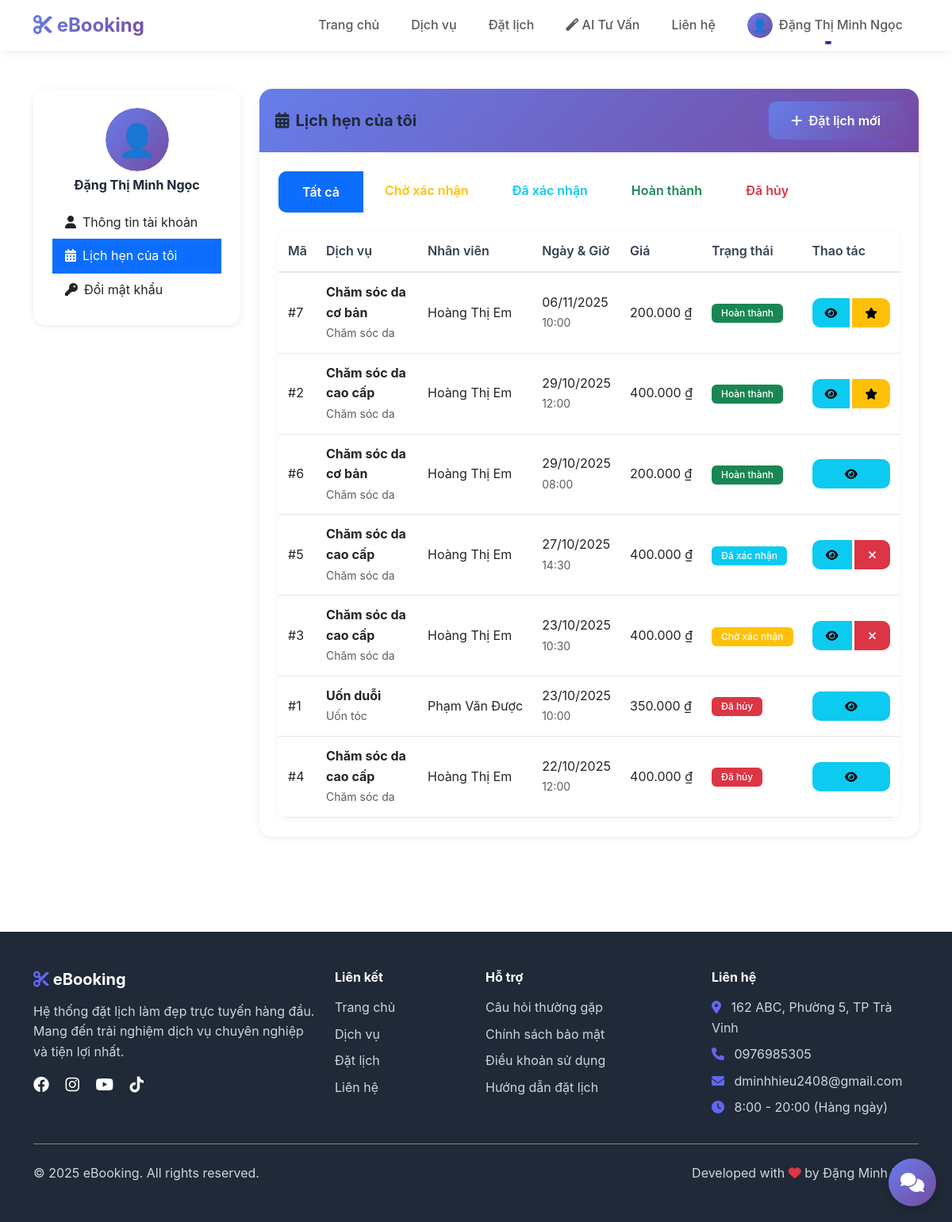
Page /pages/my-bookings.php (signed in) on the committed database.
### tables this page shows
CREATE TABLE `bookings` (
  `booking_id` int(11) NOT NULL,
  `customer_id` int(11) NOT NULL,
  `service_id` int(11) NOT NULL,
  `staff_id` int(11) NOT NULL,
  `booking_date` date NOT NULL,
  `booking_time` time NOT NULL,
  `duration` int(11) NOT NULL COMMENT 'Thời gian (phút)',
  `total_price` decimal(10,2) NOT NULL,
  `status` enum('pending','confirmed','completed','cancelled','no_show') DEFAULT 'pending',
  `payment_status` enum('unpaid','paid','refunded') DEFAULT 'unpaid',
  `payment_method` enum('cash','card','transfer','momo','zalopay') DEFAULT 'cash',
  `notes` text DEFAULT NULL,
  `cancellation_reason` text DEFAULT NULL,
  `created_at` timestamp NOT NULL DEFAULT current_timestamp(),
  `updated_at` timestamp NOT NULL DEFAULT current_timestamp() ON UPDATE current_timestamp()
);

CREATE TABLE `services` (
  `service_id` int(11) NOT NULL,
  `category_id` int(11) NOT NULL,
  `service_name` varchar(150) NOT NULL,
  `description` text DEFAULT NULL,
  `price` decimal(10,2) NOT NULL,
  `duration` int(11) NOT NULL COMMENT 'Thời gian thực hiện (phút)',
  `image` varchar(255) DEFAULT NULL,
  `status` enum('active','inactive') DEFAULT 'active',
  `created_at` timestamp NOT NULL DEFAULT current_timestamp(),
  `updated_at` timestamp NOT NULL DEFAULT current_timestamp() ON UPDATE current_timestamp()
);

CREATE TABLE `categories` (
  `category_id` int(11) NOT NULL,
  `category_name` varchar(100) NOT NULL,
  `description` text DEFAULT NULL,
  `icon` varchar(100) DEFAULT NULL,
  `display_order` int(11) DEFAULT 0,
  `status` enum('active','inactive') DEFAULT 'active',
  `created_at` timestamp NOT NULL DEFAULT current_timestamp(),
  `updated_at` timestamp NOT NULL DEFAULT current_timestamp() ON UPDATE current_timestamp()
);

CREATE TABLE `users` (
  `user_id` int(11) NOT NULL,
  `username` varchar(50) NOT NULL,
  `email` varchar(100) NOT NULL,
  `password` varchar(255) NOT NULL,
  `full_name` varchar(100) NOT NULL,
  `phone` varchar(20) DEFAULT NULL,
  `address` text DEFAULT NULL,
  `role` enum('admin','customer','staff') DEFAULT 'customer',
  `avatar` varchar(255) DEFAULT NULL,
  `status` enum('active','inactive','blocked') DEFAULT 'active',
  `created_at` timestamp NOT NULL DEFAULT current_timestamp(),
  `updated_at` timestamp NOT NULL DEFAULT current_timestamp() ON UPDATE current_timestamp()
);

### config/functions.php (called while the page is built, shortened)
<?php
function getCurrentUserId() {
    return $_SESSION['user_id'] ?? null;
}
function formatCurrency($amount) {
    return number_format($amount ?? 0, 0, ',', '.') . ' ₫';
}
function formatDate($date, $format = 'd/m/Y') {
    return date($format, strtotime($date));
}
function formatTime($time) {
    return date('H:i', strtotime($time));
}
function getBookingStatusText($status) {
    $statuses = [
        'pending' => 'Chờ xác nhận',
        'confirmed' => 'Đã xác nhận',
        'completed' => 'Hoàn thành',
        'cancelled' => 'Đã hủy',
        'no_show' => 'Không đến'
    ];
    return $statuses[$status] ?? $status;
}
function getBookingStatusBadge($status) {
    $badges = [
        'pending' => 'warning',
        'confirmed' => 'info',
        'completed' => 'success',
        'cancelled' => 'danger',
        'no_show' => 'secondary'
    ];
    return $badges[$status] ?? 'secondary';
}
function getAvatarUrl($avatar) {
    return BASE_URL . '/assets/images/default-avatar.svg';
}
?>

### models/Booking.php (called while the page is built, shortened)
<?php
class Booking {
    private $conn;
    private $table = 'bookings';
    public function __construct($db) {
        $this->conn = $db;
    }
    public function getBookingsByCustomer($customer_id, $status = null, $limit = null, $offset = 0) {
        $query = "SELECT b.*,
                         s.service_name, s.price as service_price,
                         st.full_name as staff_name,
                         c.category_name
                  FROM " . $this->table . " b
                  LEFT JOIN services s ON b.service_id = s.service_id
                  LEFT JOIN categories c ON s.category_id = c.category_id
                  LEFT JOIN staff stf ON b.staff_id = stf.staff_id
                  LEFT JOIN users st ON stf.user_id = st.user_id
                  WHERE b.customer_id = :customer_id";
        $query .= " ORDER BY b.booking_date DESC, b.booking_time DESC";
        $stmt = $this->conn->prepare($query);
        $stmt->bindParam(':customer_id', $customer_id);
        $stmt->execute();
        return $stmt->fetchAll(PDO::FETCH_ASSOC);
    }
}
?>

### models/Review.php (called while the page is built, shortened)
<?php
class Review {
    private $conn;
    private $table = 'reviews';
    public function __construct($db) {
        $this->conn = $db;
    }
    public function hasReviewed($booking_id) {
        $query = "SELECT review_id FROM " . $this->table . "
                  WHERE booking_id = :booking_id LIMIT 1";
        $stmt = $this->conn->prepare($query);
        $stmt->bindParam(':booking_id', $booking_id);
        $stmt->execute();
        return $stmt->rowCount() > 0;
    }
}
?>

### pages/my-bookings.php (the view, shortened to what this page needs)
<?php
require_once '../models/Booking.php';
require_once '../models/Review.php';
$database = new Database();
$db = $database->getConnection();
$bookingModel = new Booking($db);
$reviewModel = new Review($db);
$customer_id = getCurrentUserId();
$status_filter = isset($_GET['status']) ? sanitize($_GET['status']) : null;
$bookings = $bookingModel->getBookingsByCustomer($customer_id, $status_filter);
?>
<!DOCTYPE html>
<html lang="vi">
<head>
    <link href="https://cdn.jsdelivr.net/npm/bootstrap@5.3.0/dist/css/bootstrap.min.css" rel="stylesheet">
    <link rel="stylesheet" href="https://cdnjs.cloudflare.com/ajax/libs/font-awesome/6.4.0/css/all.min.css">
    <link rel="stylesheet" href="<?php echo BASE_URL; ?>/assets/css/style.css">
</head>
<body>
    <?php include '../includes/header.php'; ?>
    <section class="py-5">
        <div class="container">
            <div class="row">
                <div class="col-lg-3 mb-4">
                    <div class="card border-0 shadow-sm">
                        <div class="card-body">
                            <div class="text-center mb-3">
                                <img src="<?php echo getAvatarUrl($_SESSION['avatar']); ?>"
                                     alt="Avatar" class="rounded-circle mb-2" width="80" height="80">
                                <h6 class="mb-0"><?php echo htmlspecialchars($_SESSION['full_name']); ?></h6>
                            </div>
                            <div class="list-group list-group-flush">
                                <a href="profile.php" class="list-group-item list-group-item-action">
                                    <i class="fas fa-user me-2"></i>Thông tin tài khoản
                                </a>
                                <a href="my-bookings.php" class="list-group-item list-group-item-action active">
                                    <i class="fas fa-calendar-alt me-2"></i>Lịch hẹn của tôi
                                </a>
                                <a href="change-password.php" class="list-group-item list-group-item-action">
                                    <i class="fas fa-key me-2"></i>Đổi mật khẩu
                                </a>
                            </div>
                        </div>
                    </div>
                </div>
                <div class="col-lg-9">
                    <div class="card border-0 shadow-sm mb-4">
                        <div class="card-header bg-white py-3">
                            <div class="d-flex justify-content-between align-items-center">
                                <h5 class="mb-0"><i class="fas fa-calendar-alt me-2"></i>Lịch hẹn của tôi</h5>
                                <a href="booking.php" class="btn btn-primary">
                                    <i class="fas fa-plus me-2"></i>Đặt lịch mới
                                </a>
                            </div>
                        </div>
                        <div class="card-body">
                            <div class="mb-4">
                                <div class="btn-group" role="group">
                                    <a href="?status=" class="btn btn-outline-primary <?php echo !$status_filter ? 'active' : ''; ?>">
                                        Tất cả
                                    </a>
                                    <a href="?status=pending" class="btn btn-outline-warning <?php echo $status_filter == 'pending' ? 'active' : ''; ?>">
                                        Chờ xác nhận
                                    </a>
                                    <a href="?status=confirmed" class="btn btn-outline-info <?php echo $status_filter == 'confirmed' ? 'active' : ''; ?>">
                                        Đã xác nhận
                                    </a>
                                    <a href="?status=completed" class="btn btn-outline-success <?php echo $status_filter == 'completed' ? 'active' : ''; ?>">
                                        Hoàn thành
                                    </a>
                                    <a href="?status=cancelled" class="btn btn-outline-danger <?php echo $status_filter == 'cancelled' ? 'active' : ''; ?>">
                                        Đã hủy
                                    </a>
                                </div>
                            </div>
                            <?php if (empty($bookings)): ?>
                                <div class="text-center py-5">
                                    <i class="fas fa-calendar-times fa-3x text-muted mb-3"></i>
                                    <h5 class="text-muted">Chưa có lịch hẹn nào</h5>
                                    <a href="booking.php" class="btn btn-primary mt-3">Đặt lịch ngay</a>
                                </div>
                            <?php else: ?>
                                <div class="table-responsive">
                                    <table class="table table-hover">
                                        <thead>
                                            <tr>
                                                <th>Mã</th>
                                                <th>Dịch vụ</th>
                                                <th>Nhân viên</th>
                                                <th>Ngày & Giờ</th>
                                                <th>Giá</th>
                                                <th>Trạng thái</th>
                                                <th>Thao tác</th>
                                            </tr>
                                        </thead>
                                        <tbody>
                                            <?php foreach ($bookings as $booking): ?>
                                            <tr>
                                                <td>#<?php echo $booking['booking_id']; ?></td>
                                                <td>
                                                    <strong><?php echo htmlspecialchars($booking['service_name']); ?></strong><br>
                                                    <small class="text-muted"><?php echo htmlspecialchars($booking['category_name']); ?></small>
                                                </td>
                                                <td><?php echo htmlspecialchars($booking['staff_name']); ?></td>
                                                <td>
                                                    <?php echo formatDate($booking['booking_date']); ?><br>
                                                    <small class="text-muted"><?php echo formatTime($booking['booking_time']); ?></small>
                                                </td>
                                                <td><?php echo formatCurrency($booking['total_price']); ?></td>
                                                <td>
                                                    <span class="badge bg-<?php echo getBookingStatusBadge($booking['status']); ?>">
                                                        <?php echo getBookingStatusText($booking['status']); ?>
                                                    </span>
                                                </td>
                                                <td>
                                                    <div class="btn-group" role="group">
                                                        <button class="btn btn-sm btn-info" data-bs-toggle="modal"
                                                                data-bs-target="#detailModal<?php echo $booking['booking_id']; ?>"
                                                                title="Xem chi tiết">
                                                            <i class="fas fa-eye"></i>
                                                        </button>
                                                        <?php if ($booking['status'] == 'pending' || $booking['status'] == 'confirmed'): ?>
                                                        <button class="btn btn-sm btn-danger" data-bs-toggle="modal"
                                                                data-bs-target="#cancelModal<?php echo $booking['booking_id']; ?>"
                                                                title="Hủy lịch">
                                                            <i class="fas fa-times"></i>
                                                        </button>
                                                        <?php endif; ?>
                                                        <?php if ($booking['status'] == 'completed' && !$reviewModel->hasReviewed($booking['booking_id'])): ?>
                                                        <button class="btn btn-sm btn-warning" data-bs-toggle="modal"
                                                                data-bs-target="#reviewModal<?php echo $booking['booking_id']; ?>"
                                                                title="Đánh giá">
                                                            <i class="fas fa-star"></i>
                                                        </button>
                                                        <?php endif; ?>
                                                    </div>
                                                </td>
                                            </tr>
                                            <?php endforeach; ?>
                                        </tbody>
                                    </table>
                                </div>
                            <?php endif; ?>
                        </div>
                    </div>
                </div>
            </div>
        </div>
    </section>
    <?php include '../includes/footer.php'; ?>
</body>
</html>

### rows in the picture
bookings: booking_id "7", service.service_name "Chăm sóc da cơ bản", categories.category_name "Chăm sóc da", users.full_name "Hoàng Thị Em", booking_date "06/11/2025", booking_time "10:00", total_price "200.000 ₫", status "Hoàn thành"
bookings: booking_id "2", service.service_name "Chăm sóc da cao cấp", categories.category_name "Chăm sóc da", users.full_name "Hoàng Thị Em", booking_date "29/10/2025", booking_time "12:00", total_price "400.000 ₫", status "Hoàn thành"
bookings: booking_id "6", service.service_name "Chăm sóc da cơ bản", categories.category_name "Chăm sóc da", users.full_name "Hoàng Thị Em", booking_date "29/10/2025", booking_time "08:00", total_price "200.000 ₫", status "Hoàn thành"
bookings: booking_id "5", service.service_name "Chăm sóc da cao cấp", categories.category_name "Chăm sóc da", users.full_name "Hoàng Thị Em", booking_date "27/10/2025", booking_time "14:30", total_price "400.000 ₫", status "Đã xác nhận"
bookings: booking_id "3", service.service_name "Chăm sóc da cao cấp", categories.category_name "Chăm sóc da", users.full_name "Hoàng Thị Em", booking_date "23/10/2025", booking_time "10:30", total_price "400.000 ₫", status "Chờ xác nhận"
bookings: booking_id "1", service.service_name "Uốn duỗi", categories.category_name "Uốn tóc", users.full_name "Phạm Văn Được", booking_date "23/10/2025", booking_time "10:00", total_price "350.000 ₫", status "Đã hủy"
bookings: booking_id "4", service.service_name "Chăm sóc da cao cấp", categories.category_name "Chăm sóc da", users.full_name "Hoàng Thị Em", booking_date "22/10/2025", booking_time "12:00", total_price "400.000 ₫", status "Đã hủy"

### other values in the picture
SITE_NAME "eBooking"
$_SESSION['full_name'] "Đặng Thị Minh Ngọc"
SITE_ADDRESS "162 ABC, Phường 5, TP Trà Vinh"
SITE_PHONE "0976985305"
SITE_EMAIL "dminhhieu2408@gmail.com"
